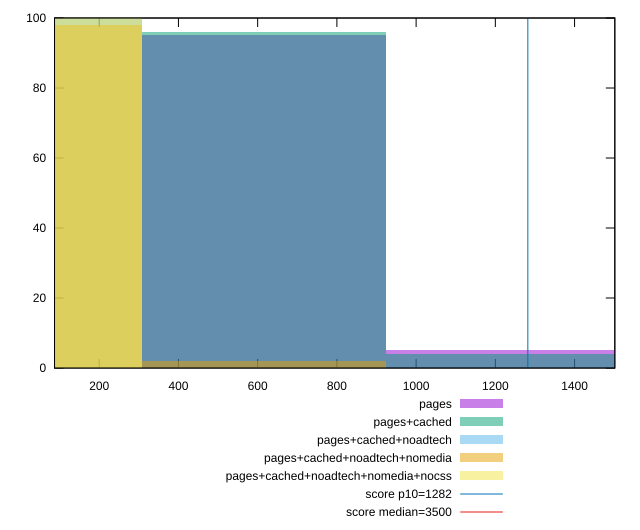

The script that saved this image:
reset

$pages <<EOF
1231.9684803128025 5
615.9842401564013 95
EOF

$pagesCached <<EOF
1231.9684803128025 4
615.9842401564013 96
EOF

$pagesCachedNoadtech <<EOF
0 100
EOF

$pagesCachedNoadtechNomedia <<EOF
0 98
615.9842401564013 2
EOF

$pagesCachedNoadtechNomediaNocss <<EOF
0 100
EOF

set key outside below
set boxwidth 615.9842401564013
set xrange [87.212:1501.6079999999988]
set yrange [0:100]
set trange [0:100]
set style fill transparent solid 0.5 noborder

set parametric
set terminal svg size 640, 530 enhanced background rgb 'white'
set output "report_00026_2021-02-22T21:38:55.199Z/bootup-time/comparison/histogram/all_raw.svg"

plot $pages title "pages" with boxes, \
     $pagesCached title "pages+cached" with boxes, \
     $pagesCachedNoadtech title "pages+cached+noadtech" with boxes, \
     $pagesCachedNoadtechNomedia title "pages+cached+noadtech+nomedia" with boxes, \
     $pagesCachedNoadtechNomediaNocss title "pages+cached+noadtech+nomedia+nocss" with boxes, \
     1282,t title "score p10=1282", \
     3500,t title "score median=3500"

reset
